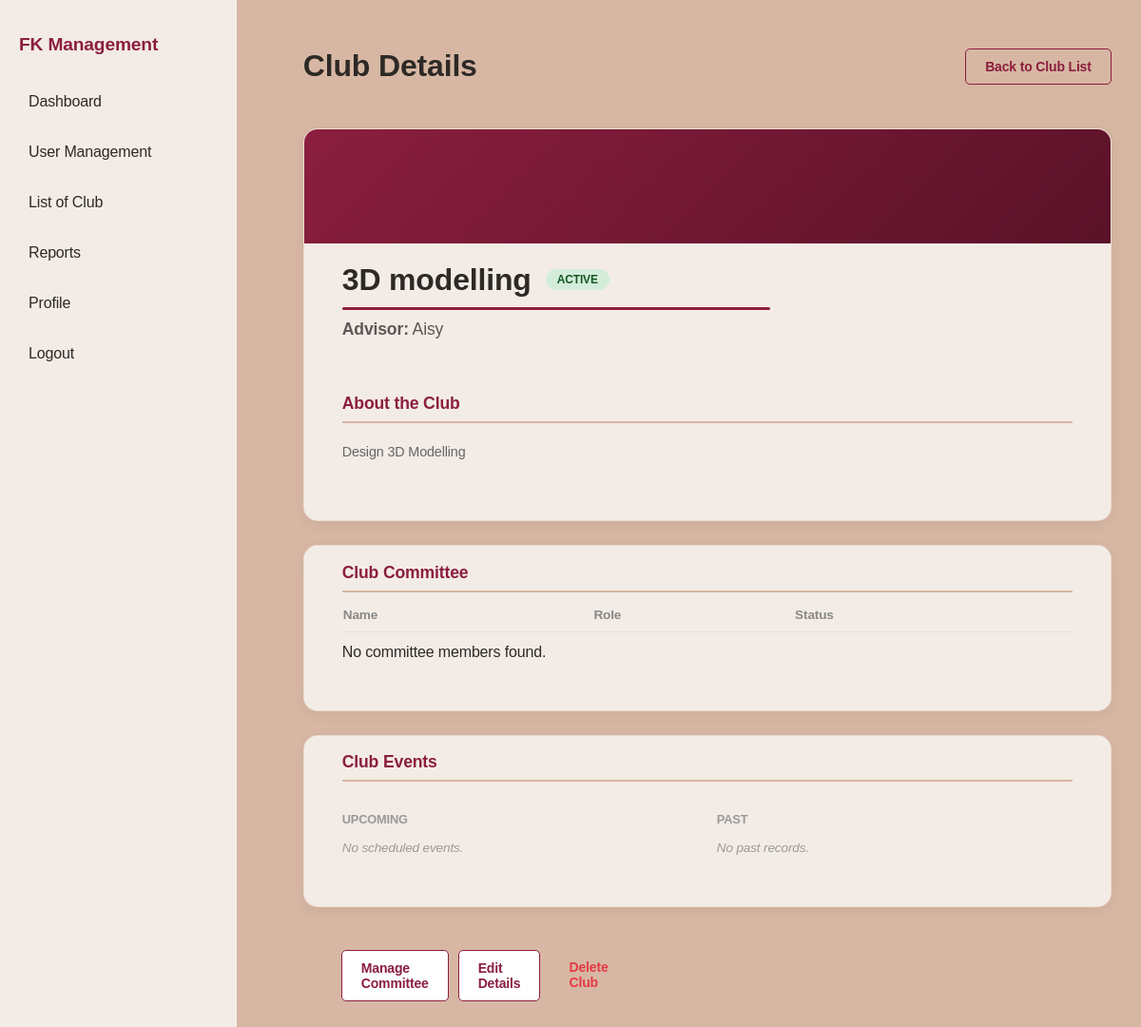
Before: /ClubDetails.php?id=C003 (signed in) with the older database file.
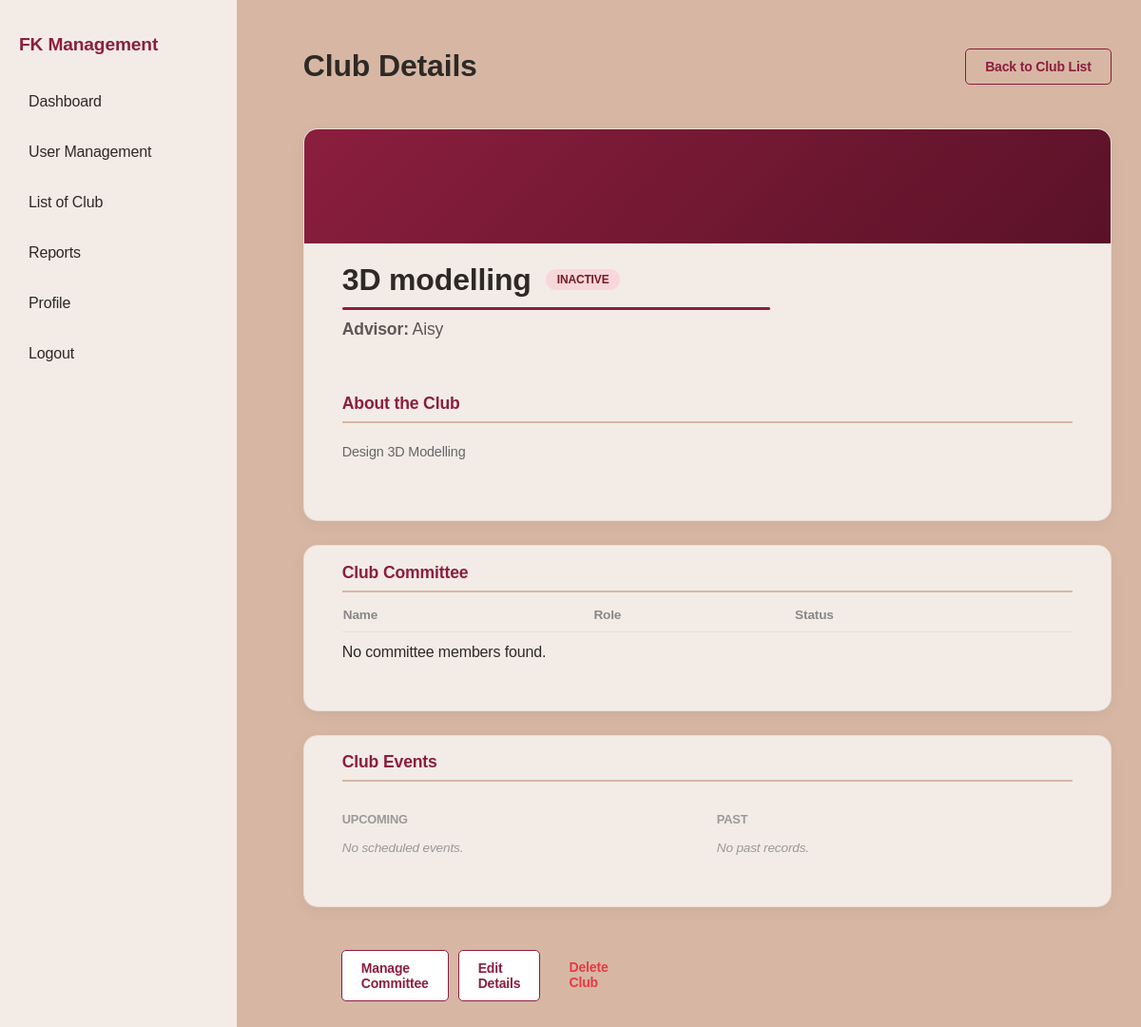
After: the same page with the newer database file.
### tables this page shows
CREATE TABLE `club` (
  `ClubID` varchar(50) NOT NULL,
  `ClubName` varchar(120) NOT NULL,
  `ClubDesc` text NOT NULL,
  `ClubAdvisor` varchar(100) NOT NULL,
  `ClubStatus` varchar(50) NOT NULL
);

### ClubDetails.php (the view, shortened to what this page needs)
<?php
require_once 'db.php';
$currentUserID = $_SESSION['UserID'] ?? '';
if (isset($_GET['id']) && !empty($_GET['id'])) {
    $clubID = mysqli_real_escape_string($conn, $_GET['id']);
    $sqlClub = "SELECT * FROM club WHERE ClubID = '$clubID'";
    $resClub = mysqli_query($conn, $sqlClub);
    $club = mysqli_fetch_assoc($resClub);
} else {
    header("Location: ClubList.php");
    exit();
}
$isAdmin = false;
$isStudent = false;
if (!empty($currentUserID)) {
    $sqlUserRole = "SELECT RoleID FROM user WHERE UserID = '$currentUserID'";
    $resUserRole = mysqli_query($conn, $sqlUserRole);
    if ($userRow = mysqli_fetch_assoc($resUserRole)) {
        $sysRole = $userRow['RoleID'];
        $isAdmin     = ($sysRole === 'R01');
        $isStudent   = ($sysRole === 'R02');
    }
}
try {
    $committeeMembers = [];
} catch (Exception $e) {
    $committeeMembers = [];
}
try {
    $upcomingEvents = [];
    $pastEvents = [];
} catch (Exception $e) {
    $upcomingEvents = [];
    $pastEvents = [];
}
?>
<!DOCTYPE html>
<html lang="en">
<head>
    <link rel="stylesheet" href="style.css">
</head>
<body>
<?php include('Navigation.php'); ?>
<div class="main-content">
    <div class="header-row">
        <h1>Club Details</h1>
        <a href="ClubList.php" class="btn btn-outline">Back to Club List</a>
    </div>
    <div class="profile-main-box">
        <div class="profile-header-bg"></div>
        <div class="profile-content">
            <div class="title-status">
                <h2><?php echo htmlspecialchars($club['ClubName']); ?></h2>
                <?php if (!$isStudent): ?>
                    <span class="status-pill <?php echo strtolower($club['ClubStatus']); ?>">
                        <?php echo htmlspecialchars($club['ClubStatus']); ?>
                    </span>
                <?php endif; ?>
            </div>
            <div class="header-divider"></div>
            <p class="advisor-name">
                <strong>Advisor:</strong> <?php echo htmlspecialchars($club['ClubAdvisor']); ?>
            </p>
        </div>
        <div class="about-container">
            <h3 class="section-underline-title">About the Club</h3>
            <p class="description-text">
                <?php echo nl2br(htmlspecialchars($club['ClubDesc'])); ?>
            </p>
        </div>
    </div>
    <div class="profile-details-grid">
        <div class="detail-section full-width">
            <h3 class="section-underline-title">Club Committee</h3>
            <table class="modern-table">
                <thead>
                    <tr>
                        <th>Name</th>
                        <th>Role</th>
                        <th>Status</th>
                    </tr>
                </thead>
                <tbody>
                    <?php if (empty($committeeMembers)): ?>
                        <tr>
                            <td colspan="3">No committee members found.</td>
                        </tr>
                    <?php endif; ?>
                </tbody>
            </table>
        </div>
        <div class="detail-section full-width">
            <h3 class="section-underline-title">Club Events</h3>
            <div class="event-tabs-container">
                <div class="event-column">
                    <h4 class="event-type-title">Upcoming</h4>
                    <?php if (empty($upcomingEvents)): ?>
                        <p class="no-data">No scheduled events.</p>
                    <?php endif; ?>
                </div>
                <div class="event-column">
                    <h4 class="event-type-title">Past</h4>
                    <?php if (empty($pastEvents)): ?>
                        <p class="no-data">No past records.</p>
                    <?php endif; ?>
                </div>
            </div>
        </div>
        <div class="footer-action-row">
            <div class="admin-actions">
                <?php if ($isAdmin): ?>
                    <a href="ClubCommManage.php?id=<?php echo $club['ClubID']; ?>" class="btn btn-manage">Manage Committee</a>
                    <a href="ClubAddEdit.php?id=<?php echo $club['ClubID']; ?>" class="btn btn-edit">Edit Details</a>
                    <a href="ClubDelete.php?id=<?php echo $club['ClubID']; ?>" class="btn btn-delete" onclick="return confirm('WARNING: Are you sure you want to delete this club?')">Delete Club</a>
                <?php endif; ?>
            </div>
        </div>
    </div>
</div>
</body>
</html>

Changed rows visible on the page:
changed club "3D modelling": ClubStatus "ACTIVE" → "INACTIVE"
